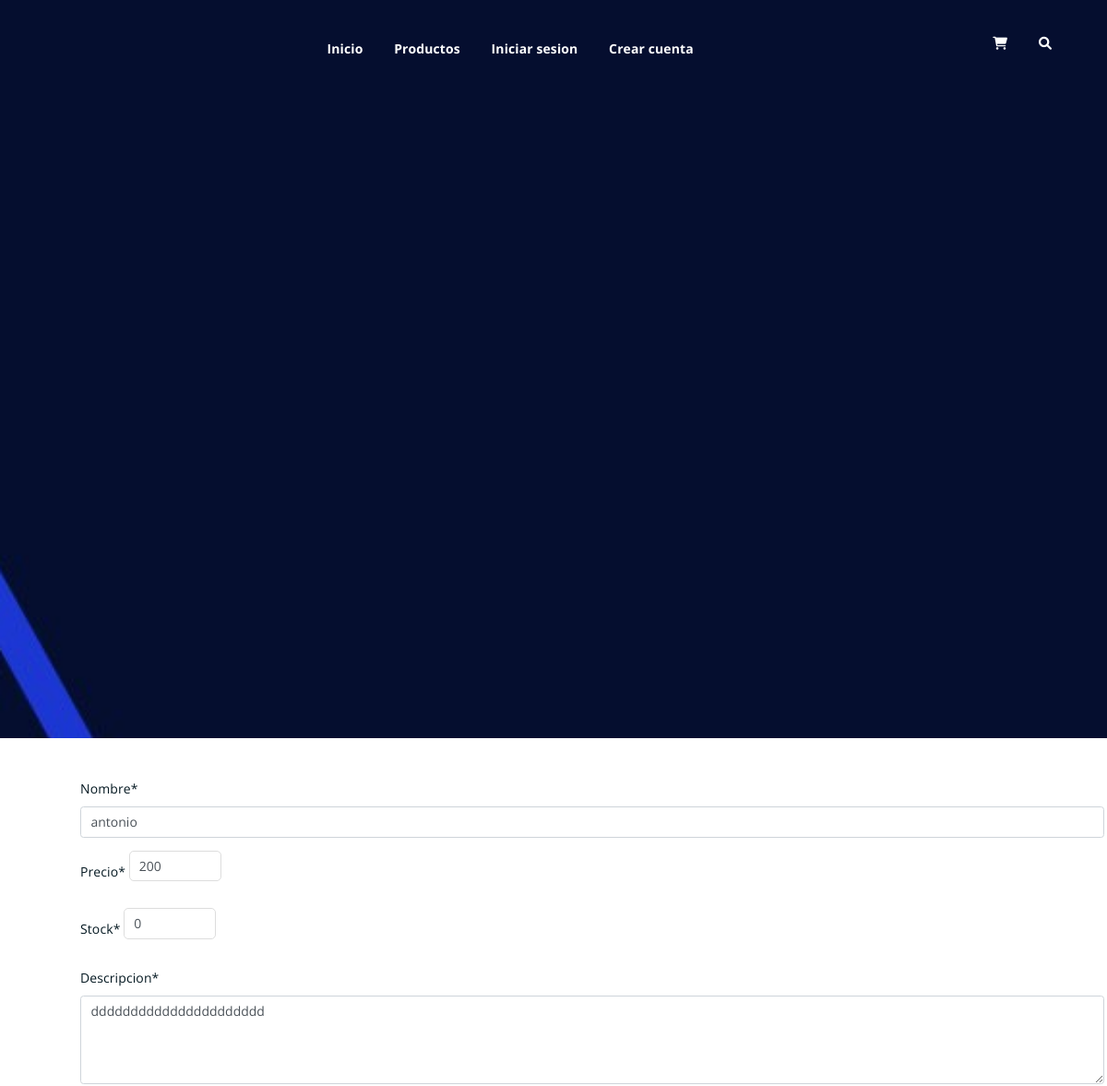
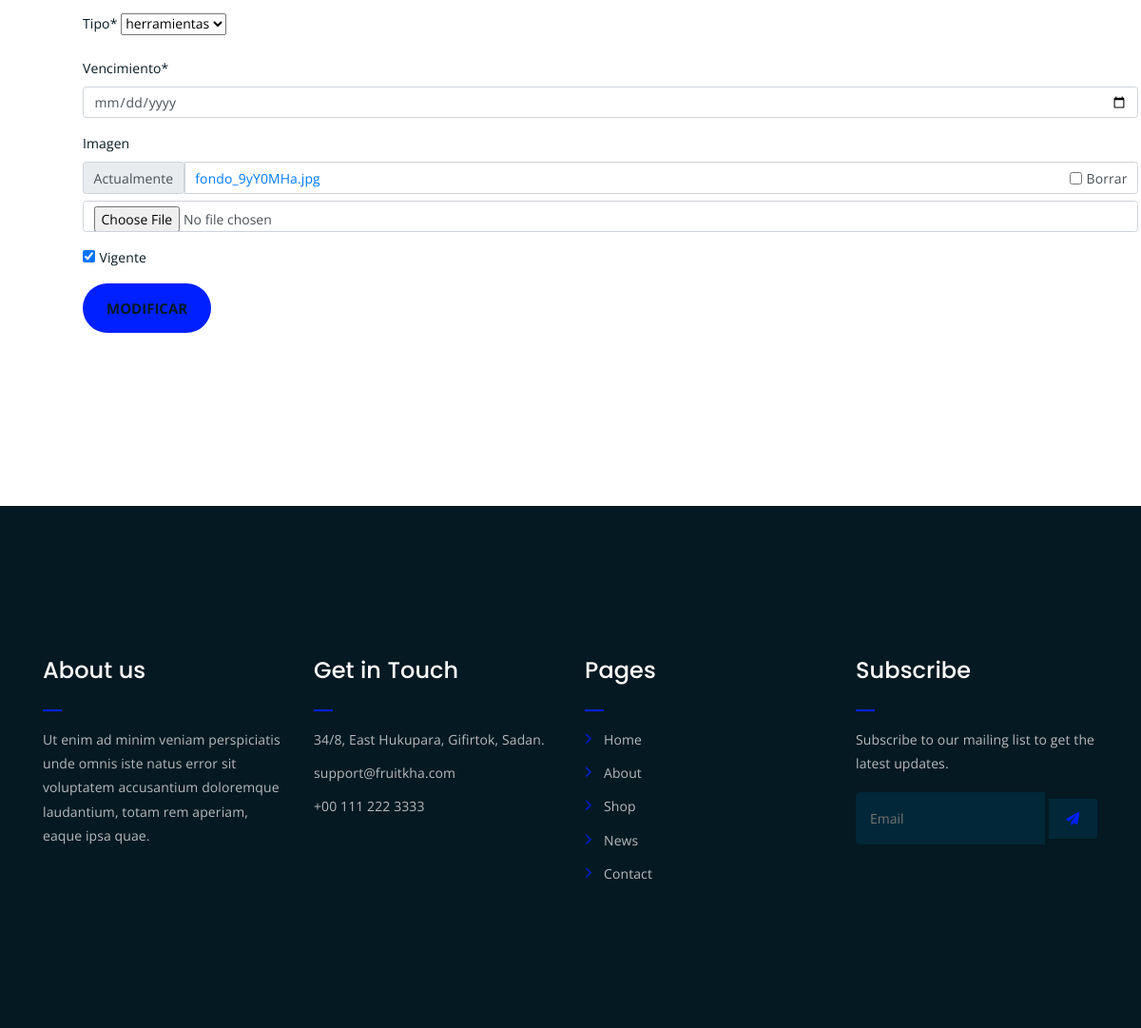
The app's page /update/5/ with its own data (2 pictures, top to bottom).
### core/models.py (models this page shows, shortened)
class Producto(models.Model):
    nombre = models.CharField(max_length=50)
    precio = models.IntegerField()
    stock = models.IntegerField()
    descripcion = models.CharField(max_length=250)
    tipo = models.ForeignKey(TipoProducto, on_delete=models.CASCADE)
    vencimiento = models.DateField(default=date.today)
    imagen = models.ImageField(null=True,blank=True)
    vigente = models.BooleanField()

class TipoProducto(models.Model):
    descripcion = models.CharField(max_length=50)
    def __str__(self):
        return self.descripcion

### core/views.py (the view)
# urls.py: path('update/<id>/', update, name="update"),
def update(request, id):
    producto = Producto.objects.get(id=id) # OBTIENE UN PRODUCTO POR EL ID
    data = {
        'form' : ProductoForm(instance=producto) # CARGAMOS EL PRODUCTO EN EL FORMULARIO
    }
    if request.method == 'POST':
        formulario = ProductoForm(data=request.POST, instance=producto, files=request.FILES) # NUEVA INFORMACION
        if formulario.is_valid():
            formulario.save() # INSERT INTO.....
            messages.success(request, "Producto modificado correctamente")
            data['form'] = formulario # CARGA LA NUEVA INFOR EN EL FORMULARIO
    return render(request, 'core/update-product.html', data)

### core/forms.py
class ProductoForm(ModelForm):
    nombre = forms.CharField(min_length=4,widget=forms.TextInput(attrs={"placeholder":"Ingrese Nombre"}))
    precio = forms.IntegerField(min_value=1,widget=forms.NumberInput(attrs={"placeholder":"Ingrese Precio"}))
    stock = forms.IntegerField(min_value=0,widget=forms.NumberInput(attrs={"placeholder":"Ingrese Stock"}))
    descripcion = forms.CharField(min_length=10,max_length=250,widget=forms.Textarea(attrs={"rows":4}))
    class Meta:
        model = Producto
        fields = '__all__'
        widgets = {
            'vencimiento' : forms.DateInput(attrs={'type': 'date'})
        }

### core/templates/core/update-product.html (shortened to what this page needs)
{% extends 'core/base.html' %}
{% load static %}
{% load crispy_forms_tags %}
{% block contenido %}
<div class="container">
    <div class="row">
        <div class="col-12 m-5">
            <form action="" method="POST" enctype="multipart/form-data">
                <table>
                    {{ form | crispy }}
                </table>
                <input type="submit" class="btn btn-success" value="Modificar">
            </form>
            <br><br><br><br><br>
        </div>
    </div>
</div>
{% endblock %}

### core/static/core/css/style.css (style rules this page uses)
.row { display: flex; justify-content: flex-start; }
input[type="number"] { padding: 8px; border: 1px solid #ccc; border-radius: 4px; display: inline-block; vertical-align: middle; }

### core/static/core/css/main.css (style rules this page uses)
a { cursor: pointer; text-decoration: none; -webkit-transition: all 0.2s ease-in-out; -o-transition: all 0.2s ease-in-out; transition: all 0.2s ease-in-out; }
input[type="submit"] { -webkit-transition: 0.3s; -o-transition: 0.3s; transition: 0.3s; border-radius: 50px !important; }
input[type="submit"] { background-color: #0020FF; color: #051922; font-weight: 700; text-transform: uppercase; font-size: 15px; border: none !important; cursor: pointer; padding: 15px 25px; border-radius: 3px; }
input[type="number"] { border: 1px solid #ddd; border-radius: 5px; padding: 10px; width: 100px; margin-bottom: 15px; }

### records on screen
Producto: nombre "antonio", precio "200", stock "0", descripcion "dddddddddddddddddddddd", tipo "herramientas", vigente "☑"
